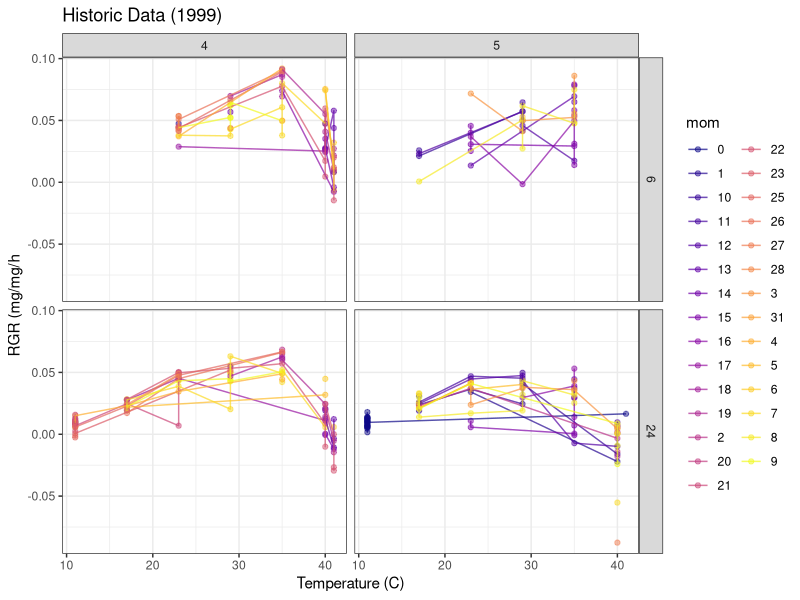
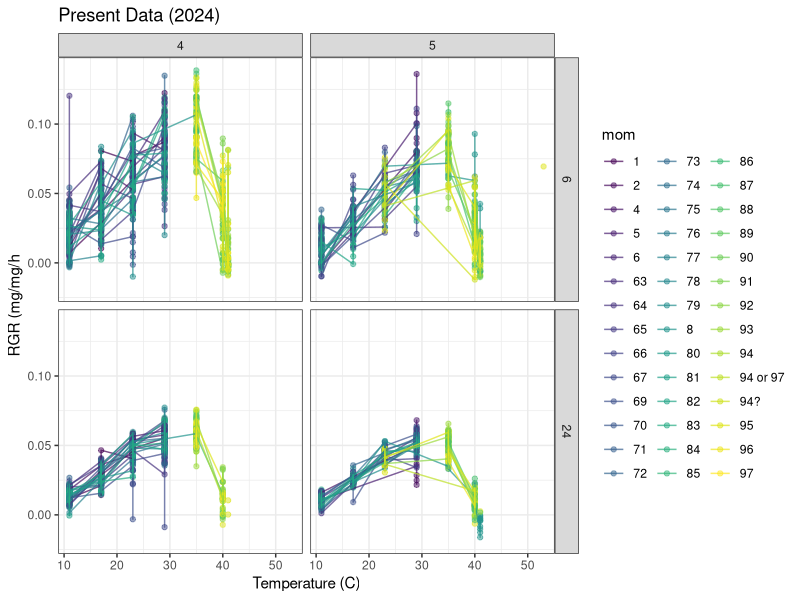
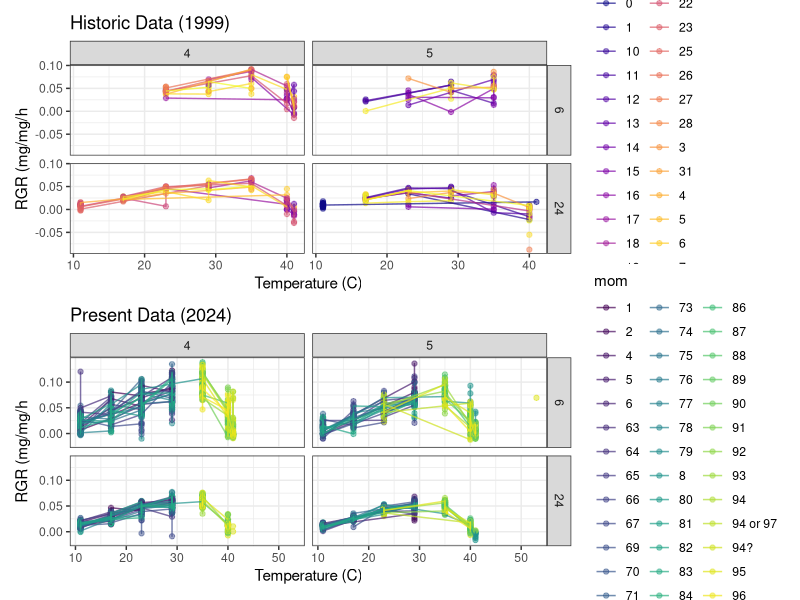
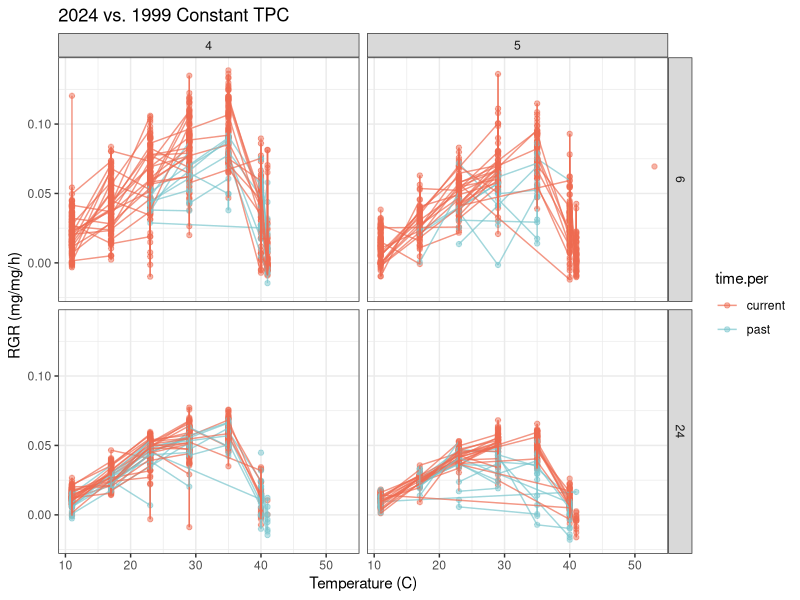
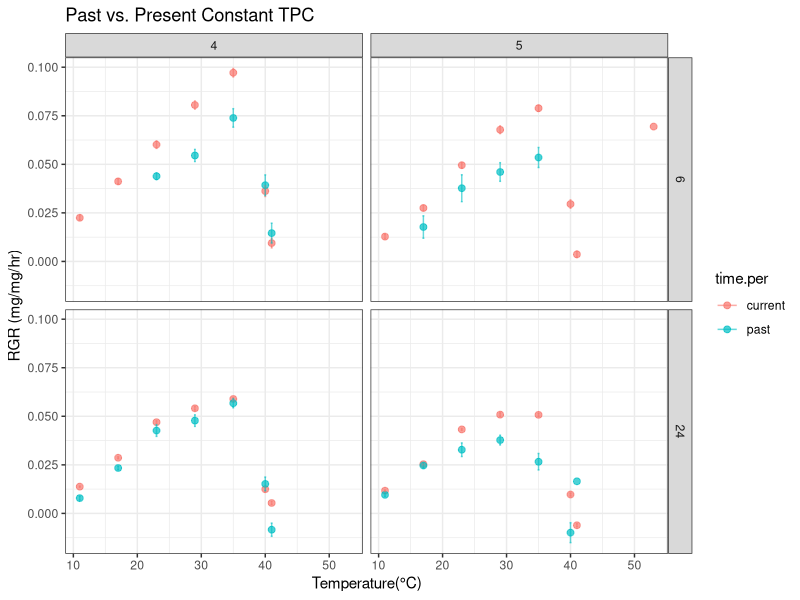

These figures' R source, in order:
# Taylor M. Hatcher
# 24 Hr Constant TPC Analysis for P.rapae

library(ggplot2)
library(data.table)
library(dplyr)
library(patchwork)
library(reshape2)
library(viridis)
library(tidyverse)

# set working directory to github repository
setwd("~/Desktop/Repos/WARP2024")

# read in past data 
tpc1 = read.csv("PrapaeW.1999.ConstantTempTPCs.4thinstar.jul2021.xlsx - data.csv")
tpc1$instar=4

tpc2 = read.csv("PrapaeW.1999.ConstantTempTPCs.5thinstar.jul2021.xlsx - data.csv")
names(tpc2)=names(tpc1)
tpc2$instar=5

#tpc3 = read.csv("Prapae.WAonly.csv")
#tpc3$instar=4
# this section of code is me trying to add in the data set for historic TRN for leaf but they aren't named similarly so I can't rbind them

# combine past data sets using rbind
tpc.p= rbind(tpc1, tpc2)

# calculate relative growth rate for past data set
tpc.p$rgr= (log(tpc.p$fw) - log(tpc.p$Mo))/tpc.p$time ### ?!?!?! is this the correct way to calculate rgr?
tpc.p$time.per= "past"

# ensure column names match current data column names
tpc.ps= tpc.p[,c("UniID","mom","ID","temp","instar","time","duration","mgain","rgr","time.per")]

# #plot densities for what time they did weighings in the past
# ggplot(tpc.ps[tpc.ps$time>5 & tpc.ps$time<6.5,], aes(x=time, color=factor(instar), group=factor(instar)))+
#   geom_density()
# table(tpc.ps$time, tpc.ps$instar)

# load in recent 2024 TPC data
tpc.c = read.csv("2024PrapaeConstantTPCCombineddata.csv")

# Convert fw to numeric and drop nas
tpc.c$fw <- as.numeric(tpc.c$fw)

# calculate relative growth rate for current data set
tpc.c$rgr= (log(tpc.c$fw) - log(tpc.c$M0))/tpc.c$duration #!!!!!!!!check duration if it is correct
tpc.c$time.per= "current"

# ensure naming matches old data sets
tpc.c$mom= tpc.c$Female
tpc.c$ID= tpc.c$Individual
tpc.c$UniID= paste(tpc.c$temp, tpc.c$mom, tpc.c$ID, sep=".")

#Calculate mass gained in each time treatment
tpc.c$mgain= tpc.c$fw - tpc.c$M0

#combine historic and current
tpc.cs= tpc.c[,c("UniID","mom","ID","temp","instar","time","duration","mgain","rgr","time.per")]

# combine data sets 
tpc= rbind(tpc.cs, tpc.ps)


###Plot

##Set up durations of 6hr and 24hr

tpc$dur=NA
tpc$time= as.numeric(tpc$time)
tpc[tpc$time>5 & tpc$time<6.5 & tpc$time.per=="past","dur"]=6
tpc[tpc$time>20 & tpc$time<26 & tpc$time.per=="past","dur"]=24
tpc[tpc$time.per=="current","dur"]= tpc[tpc$time.per=="current","duration"]

###separate historic and present data

# Filter data for historic data set 
tpc_past <- tpc %>% filter(time.per == "past")

# Create the plot for past data
past_plot <- ggplot(tpc_past[tpc_past$dur %in% c(6, 24),], aes(x = temp, y = rgr, color = mom)) +
  geom_point(alpha = 0.5) +
  geom_line(aes(group = mom), alpha = 0.7) +
  facet_grid(dur ~ instar) +
  theme_bw() +
  xlab("Temperature (C)") +
  ylab("RGR (mg/mg/h") +
  ggtitle("Historic Data (1999)") +
  scale_color_viridis(discrete = TRUE, option = "C")
print(past_plot)

# Filter data for current data set
tpc_current <- tpc %>% filter(time.per == "current")

# Create the plot for current data
current_plot <- ggplot(tpc_current[tpc_current$duration %in% c(6,24),], aes( x = temp, y = rgr, color = mom)) +
  geom_point(alpha = 0.5) +
  geom_line(aes(group = mom), alpha = 0.7) +
  facet_grid(dur ~ instar) +
  theme_bw() +
  xlab("Temperature (C)") +
  ylab("RGR (mg/mg/h") +
  ggtitle("Present Data (2024)") +
  ylim(-0.02, 0.14) +
  scale_color_viridis(discrete = TRUE)
print(current_plot)

#combine both individual plots for past and current data
combined_plot <- past_plot + current_plot + plot_layout(ncol = 1)
print(combined_plot)   
tpc.plot <- ggplot(tpc[tpc$dur %in% c(6,24),], aes(x=temp, y=rgr, color=time.per)) +
  geom_point(alpha=0.5) +
  geom_line(aes(group = mom, color = time.per), alpha = 0.7) + # lineage lines
  facet_grid(dur ~ instar) +
  theme_bw() +
  xlab("Temperature (C)") +
  ylab("RGR (mg/mg/h)") +
  ggtitle("2024 vs. 1999 Constant TPC") +
  ylim(-0.02, 0.14)+
  scale_color_manual(values = c("current" = "#EE6A50", "past" = "#7AC5CD"))
print(tpc.plot)

# Aggregate mean values with corrected standard error calculation
tpc.agg <- tpc %>%
  group_by(temp, time.per, dur, instar) %>%
  dplyr::summarise(
    mean = mean(rgr, na.rm = TRUE),
    se = sd(rgr, na.rm = TRUE) / sqrt(n())
  )
#plotting family means with error bars
tpc.plot <- ggplot(tpc.agg[tpc.agg$dur %in% c(6, 24), ],aes(x = temp, y = mean, color = time.per, group = time.per)) +
  geom_point(alpha = 0.7, size = 2) + # Points for mean values
  geom_errorbar(aes(ymin = mean - se, ymax = mean +se), width = 0.3, alpha = 0.6) + # Error bars
  facet_grid(dur ~ instar) + #Facets for duration and instar
  theme_bw() +
  xlab("Temperature(°C)") +
  ylab("RGR (mg/mg/hr)") +
  ggtitle("Past vs. Present Constant TPC")
ylim(-0.10, 0.14)

tpc$time.per <- factor(tpc$time.per, levels = c("past", "current"))
print(tpc.plot)


#plot family mean values 
tpc.agg.f <- tpc %>%
  group_by(mom) %>%
  dplyr::summarise(rgr, na.rm=TRUE) 
